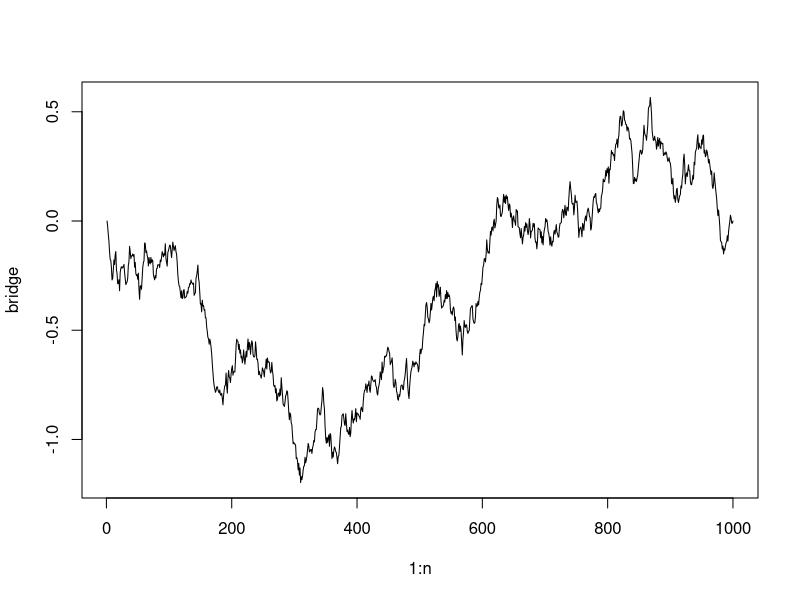

Generate this figure with R:
setwd("/Users/code/r/StochasticProcess/chapter/chapter8")

SimulateBrownian <- function(n, t){
    # simulate from [0, t]
    simList <- cumsum(rnorm(n, 0, sqrt(t / n)))
    png("./pic/sim.png")
    plot(1:n, simList, type = "l")
}

SimulateBrownianBridge <- function(n, t){
    # simulate from [0, t]
    t <- seq(0,t,length=n)
    simList <- c(0, cumsum(rnorm(n - 1, 0, sqrt(1)) / sqrt(n)))
    bridge <- simList - t * simList[n]
    png("./pic/simBridge.png")
    plot(1:n, bridge, type = "l")
}

SimulateBrownianBridge(1000, 1) 